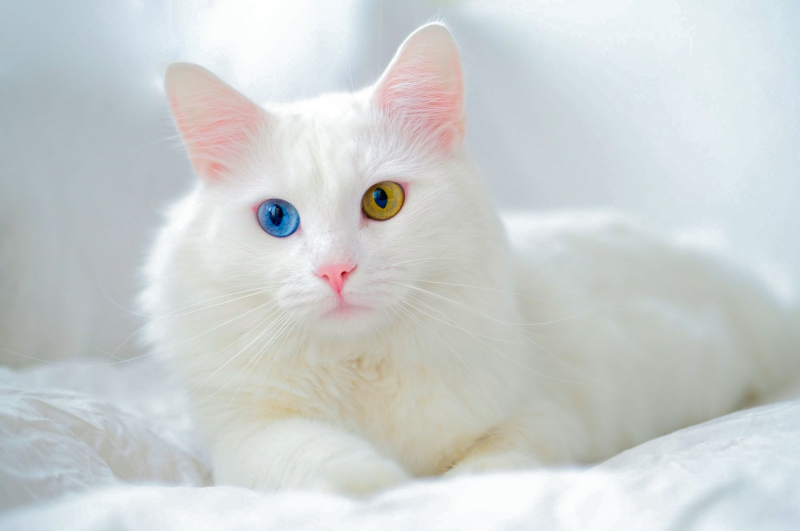
#> input picture beginning/cat_large.jpg, 1600 x 1062 px (shown at 1/2 size)
$ python resizingImage.py
#> lines starting #> are read from the running program, lines starting #| are printed output that depends on the picture

import cv2
import numpy as np

img = cv2.imread("cat_large.jpg")
#> img is the input picture: shape (1062, 1600, 3); mean B, G, R 208.7, 209.1, 204.6

imgResize = cv2.resize(img, (500, 500))
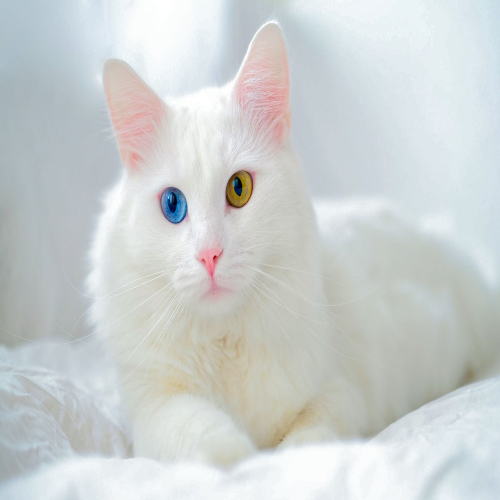
#> imgResize: shape (500, 500, 3); mean B, G, R 208.7, 209.1, 204.5

cv2.imshow("Image", img)
cv2.imshow("Image Resize",imgResize)


cv2.waitKey(0)
